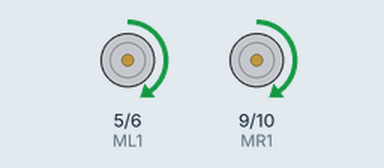
The sketch below on a simulated Arduino Uno, built with avr-gcc and run on an emulated ATmega328P. Shown: motor-driver pin pairs drawn as motors (green arrow = first pin HIGH = forward, orange = second pin HIGH = backward, longer = more drive).

Above: at 0.1 s.
At 1.1 s:
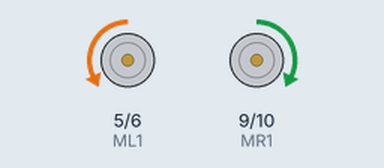
At 1.5 s:
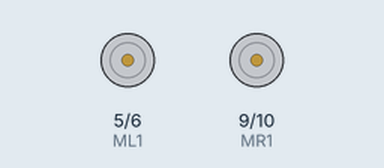
Timing chart, 0 to 3.0 s (numbered marks = the images above):
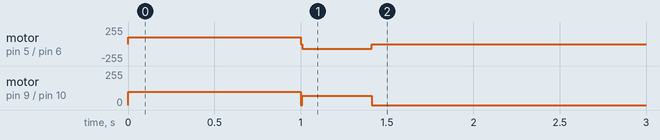

The sketch:

Nano_Sumo500G.ino
```cpp
int R,L;
int IR,IL,IC;
int ML1=5;
int ML2=6;
int MR1=9;
int MR2=10;

int Speed=70;
int ACCSpeed=100;

void setup() {
  Serial.begin(9600);   //เปิดใช้งาน Serial
  pinMode(ML1,OUTPUT);
  pinMode(ML2,OUTPUT);
  pinMode(MR1,OUTPUT);
  pinMode(MR2,OUTPUT);

  Forward(ACCSpeed, 1000);
  MotorStop(); delay(10);
  TurnLeft(Speed, 400);  //ตัวแรกคือ ความเร็ว ตัวหลังคือเวลา 400
  //TurnRight(Speed, 400);
  //UTurn(Speed,800);
  MotorStop();

}

void loop() {
  // ShowADC();
  // Can1();
}
```

CalADC.ino
```cpp
void CalADC(){
 ReadADC();

   // 5v
 float volts = analogRead(A1)*0.0048828125;  // value from sensor * (5/1024)
 int distance = 13*pow(volts, -1); // worked out from datasheet graph
 delay(100); // slow down serial port

 if (distance <= 40){
   Serial.println(distance);   // print the distance
 }
}
```

Can1.ino
```cpp
void Can1() {
  ReadADC();

  if (L == 1 || R == 1) {
    MotorStop();
    Backward(Speed, 300);
    UTurn(Speed, 800);
  } else if (L == 0 || R == 0) {
    MotorStop();
    Forward(Speed, 1);
  } else if (L == 0 || R == 1) {
    MotorStop();
    TurnLeft(Speed, 1);
  } else if (L == 1 || R == 0) {
    MotorStop();
    TurnRight(Speed, 1);
  }


}
```

Motor.ino
```cpp
void MotorStop(){
  analogWrite(ML1, 0);
  analogWrite(ML2, 0);
  analogWrite(MR1, 0);
  analogWrite(MR2, 0);
}

void Forward(int MotorSpeed, int Time) {
  analogWrite(ML1, MotorSpeed);
  analogWrite(ML2, 0);
  analogWrite(MR1, MotorSpeed);
  analogWrite(MR2, 0);
  delay(Time);
}

void Backward(int MotorSpeed, int Time) {
  analogWrite(ML1, 0);
  analogWrite(ML2, MotorSpeed);
  analogWrite(MR1, 0);
  analogWrite(MR2, MotorSpeed);
  delay(Time);
}

void TurnLeft(int MotorSpeed, int Time) {
  analogWrite(ML1, 0);
  analogWrite(ML2, MotorSpeed);
  analogWrite(MR1, MotorSpeed);
  analogWrite(MR2, 0);
  delay(Time); //400
}

void TurnRight(int MotorSpeed ,int Time) {
  analogWrite(ML1, MotorSpeed);
  analogWrite(ML2, 0);
  analogWrite(MR1, 0);
  analogWrite(MR2, MotorSpeed);
  delay(Time);  //400
}

void UTurn(int MotorSpeed, int Time) {
  analogWrite(ML1, MotorSpeed);
  analogWrite(ML2, 0);
  analogWrite(MR1, 0);
  analogWrite(MR2, MotorSpeed);
  delay(Time);  //800
}
```

ReadADC.ino
```cpp
void ReadADC() {
  IL = analogRead(A0);
  IC = analogRead(A1);
  IR = analogRead(A2);

  L = digitalRead(A3);
  R = digitalRead(A4);

}
```

ShowADC.ino
```cpp
void ShowADC() {
  ReadADC();


  //Serial.print((String)IL + "\t" + (String)IC + "\t" + (String)IR + "\tL=" + (String)L + "\tR=" + (String)R + "\n");
  //delay(100);
}
```
